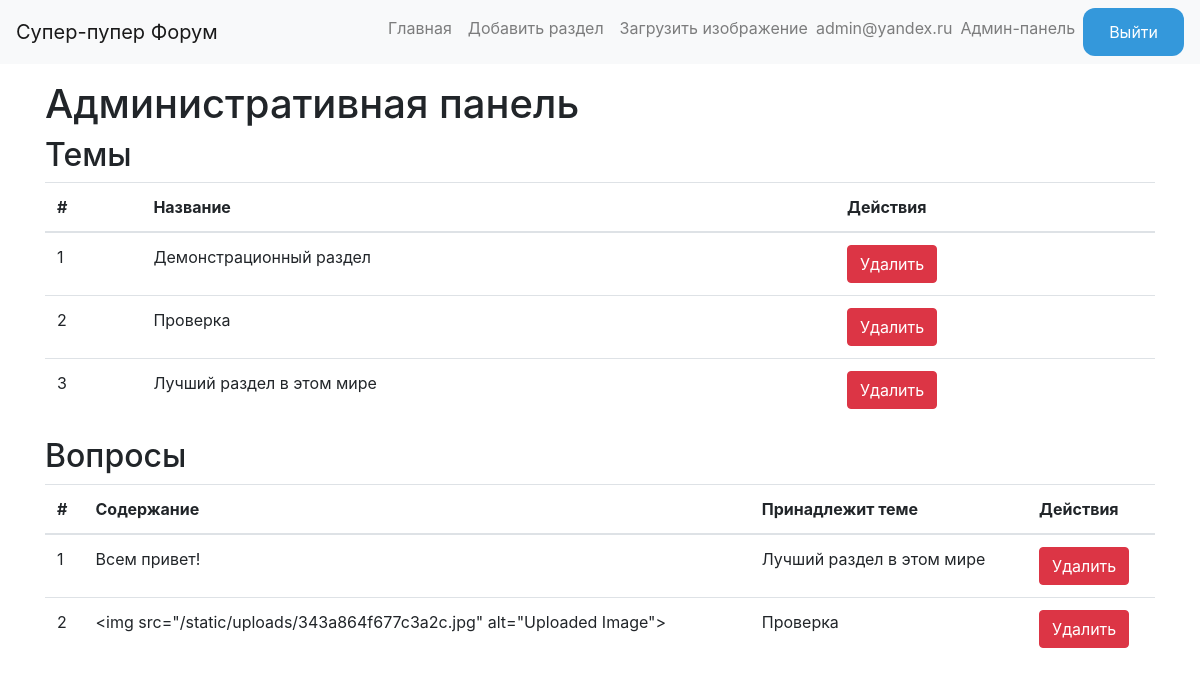
The page /admin_dashboard (signed in) on the database as committed earlier.
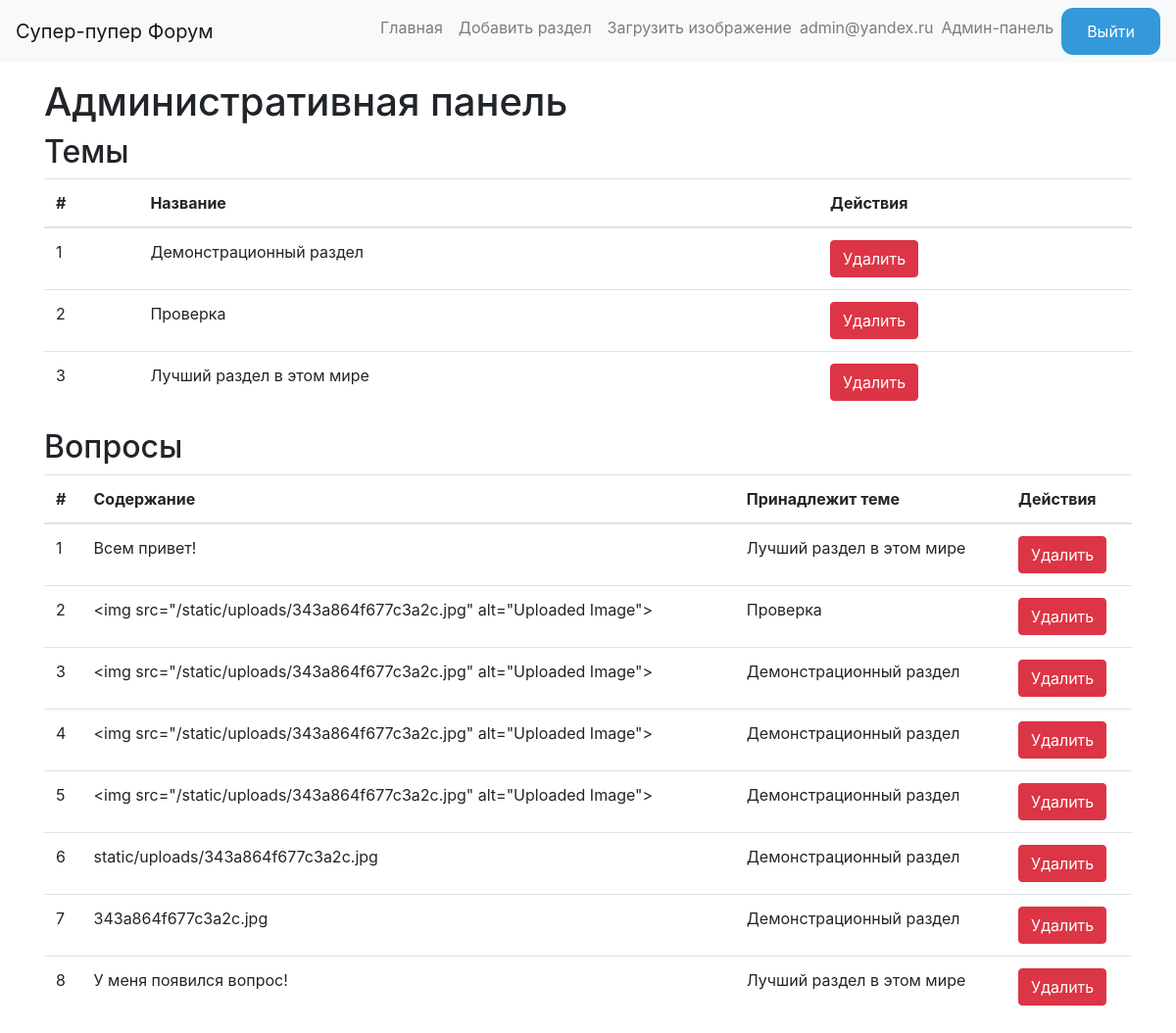
The same page on the database as committed later.
### models.py (models this page shows, shortened)
class User(db.Model, UserMixin):
    id = Column(Integer, primary_key=True)
    email = db.Column(db.String(120), unique=True, nullable=False)
    password_hash = db.Column(db.String(128))
    topics = db.relationship('Topic', back_populates='user', lazy=True)
    is_admin = db.Column(db.Boolean, default=False)

class Section(db.Model):
    id = db.Column(db.Integer, primary_key=True)
    title = db.Column(db.String(100), nullable=False)
    description = db.Column(db.String(255), nullable=True)
    topics = db.relationship('Topic', backref='section', lazy=True)

class Topic(db.Model):
    id = Column(Integer, primary_key=True)
    title = db.Column(db.String(100), nullable=True)
    content = Column(Text, nullable=False)
    date_posted = Column(DateTime, nullable=False, default=datetime.utcnow)
    section_id = Column(Integer, ForeignKey('section.id'), nullable=False)
    user_id = db.Column(db.Integer, db.ForeignKey('user.id'))
    user = db.relationship('User', back_populates='topics')
    image_filename = db.Column(db.String(128))

### server.py (the view)
@app.route('/admin_dashboard')
@login_required
def admin_dashboard():
    if not current_user.is_admin:
        return redirect(url_for('index'))
    topics = Topic.query.all()
    section_topics = dict()
    sections = Section.query.all()
    for t in topics:
        section_topics[t.id] = Section.query.get(t.section_id).title
    print(section_topics)
    print(topics[0].section)
    messages = Message.query.all()
    return render_template('admin_dashboard.html', topics=topics, messages=messages, sections=sections,
                           section_topics=section_topics)

### server.py (called while the page is built)
@login_manager.user_loader
def load_user(user_id):
    return User.query.get(int(user_id))

### templates/admin_dashboard.html
{% extends "base.html" %}
{% block content %}
<h1>Административная панель</h1>
<section>
    <h2>Темы</h2>
    <table class="table">
        <thead>
        <tr>
            <th>#</th>
            <th>Название</th>
            <th>Действия</th>
        </tr>
        </thead>
        <tbody>
        {% for section in sections %}
        <tr>
            <td>{{ loop.index }}</td>
            <td>{{ section.title }}</td>
            <td>
                <form action="{{ url_for('delete_section', section_id=section.id) }}" method="post">
                    <button type="submit" class="btn btn-danger">Удалить</button>
                </form>
            </td>
        </tr>
        {% endfor %}
        </tbody>
    </table>
</section>
<section>
    <h2>Вопросы</h2>
    <table class="table">
        <thead>
        <tr>
            <th>#</th>
            <th>Содержание</th>
            <th>Принадлежит теме</th>
            <th>Действия</th>
        </tr>
        </thead>
        <tbody>
        {% for question in topics %}
        <tr>
            <td>{{ loop.index }}</td>
            <td>{{ question.content }}</td>
            <td>{{ section_topics[question.id] }}</td>
            <td>
                <form action="{{ url_for('delete_question', question_id=question.id) }}" method="post">
                    <button type="submit" class="btn btn-danger">Удалить</button>
                </form>
            </td>
        </tr>
        {% endfor %}
        </tbody>
    </table>
</section>
{% endblock %}

### templates/base.html (shortened to what this page needs)
<!DOCTYPE html>
<html lang="ru">
<head>
    <link rel="stylesheet" href="https://stackpath.bootstrapcdn.com/bootstrap/4.5.2/css/bootstrap.min.css">
    <link rel="stylesheet" href="{{ url_for('static', filename='style.css') }}">
</head>
<body>
<nav class="navbar navbar-expand-lg navbar-light bg-light">
    <a class="navbar-brand" href="/">Супер-пупер Форум</a>
    <div class="collapse navbar-collapse" id="navbarNav">
        <ul class="navbar-nav ml-auto">
            <li class="nav-item">
                <a class="nav-link" href="/">Главная</a>
            </li>
            <li class="nav-item">
                <a class="nav-link" href="/create_section">Добавить раздел</a>
            </li>
            <li class="nav-item">
                <a class="nav-link" href="/upload">Загрузить изображение</a>
            </li>
            {% if current_user.is_authenticated %}
            <span class="navbar-text email-display">{{ current_user.email }}</span>
            {% if current_user.is_admin %}
            <li class="nav-item">
                <a class="nav-link" href="{{ url_for('admin_dashboard') }}">Админ-панель</a>
            </li>
            {% endif %}
            <li class="nav-item"><a href="{{ url_for('logout') }}" class="btn btn-custom">Выйти</a></li>
            {% else %}
            <li class="nav-item"><a href="{{ url_for('register_user') }}" class="btn btn-custom">Регистрация</a></li>
            <li class="nav-item"><a href="{{ url_for('login') }}" class="btn btn-custom">Войти</a></li>
            {% endif %}
        </ul>
    </div>
</nav>
<div class="container mt-3">
    {% block content %}{% endblock %}
</div>
</body>
</html>

### static/style.css (style rules this page uses)
.btn-custom { background-color: #3498db; color: white; padding: 10px 24px; border-radius: 12px; border: 2px solid transparent; transition: background-color 0.3s, color 0.3s; }

Rows that differ between the two databases and show on the page:
added Topic: content "<img src=\"/static/uploads/343a864f677c3a2c.jpg\" alt=\"Uploaded Image\">", {{ section_topics[question.id] }} "Демонстрационный раздел"
added Topic: content "<img src=\"/static/uploads/343a864f677c3a2c.jpg\" alt=\"Uploaded Image\">", {{ section_topics[question.id] }} "Демонстрационный раздел"
added Topic: content "<img src=\"/static/uploads/343a864f677c3a2c.jpg\" alt=\"Uploaded Image\">", {{ section_topics[question.id] }} "Демонстрационный раздел"
added Topic: content "static/uploads/343a864f677c3a2c.jpg", {{ section_topics[question.id] }} "Демонстрационный раздел"
added Topic: content "343a864f677c3a2c.jpg", {{ section_topics[question.id] }} "Демонстрационный раздел"
added Topic: content "У меня появился вопрос!", {{ section_topics[question.id] }} "Лучший раздел в этом мире"
